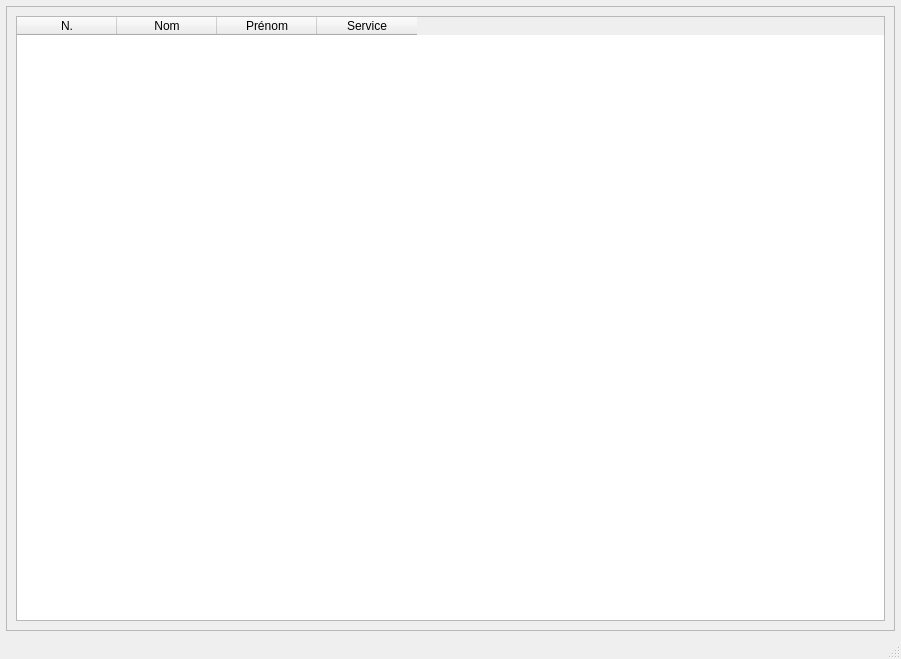
<?xml version="1.0" encoding="UTF-8"?>
<ui version="4.0">
 <class>MainWindow</class>
 <widget class="QMainWindow" name="MainWindow">
  <property name="geometry">
   <rect>
    <x>0</x>
    <y>0</y>
    <width>901</width>
    <height>659</height>
   </rect>
  </property>
  <property name="windowTitle">
   <string>EPSP Djanet garde_app</string>
  </property>
  <widget class="QWidget" name="centralwidget">
   <layout class="QVBoxLayout" name="verticalLayout">
    <property name="leftMargin">
     <number>6</number>
    </property>
    <property name="topMargin">
     <number>6</number>
    </property>
    <property name="rightMargin">
     <number>6</number>
    </property>
    <property name="bottomMargin">
     <number>6</number>
    </property>
    <item>
     <widget class="QFrame" name="frame">
      <property name="frameShape">
       <enum>QFrame::StyledPanel</enum>
      </property>
      <property name="frameShadow">
       <enum>QFrame::Raised</enum>
      </property>
      <layout class="QVBoxLayout" name="verticalLayout_2">
       <item>
        <widget class="QTableWidget" name="tableWidget">
         <column>
          <property name="text">
           <string>N.</string>
          </property>
         </column>
         <column>
          <property name="text">
           <string>Nom</string>
          </property>
         </column>
         <column>
          <property name="text">
           <string>Prénom</string>
          </property>
         </column>
         <column>
          <property name="text">
           <string>Service</string>
          </property>
         </column>
        </widget>
       </item>
      </layout>
     </widget>
    </item>
   </layout>
  </widget>
  <widget class="QMenuBar" name="menubar">
   <property name="geometry">
    <rect>
     <x>0</x>
     <y>0</y>
     <width>901</width>
     <height>21</height>
    </rect>
   </property>
  </widget>
  <widget class="QStatusBar" name="statusbar"/>
 </widget>
 <resources/>
 <connections/>
</ui>
